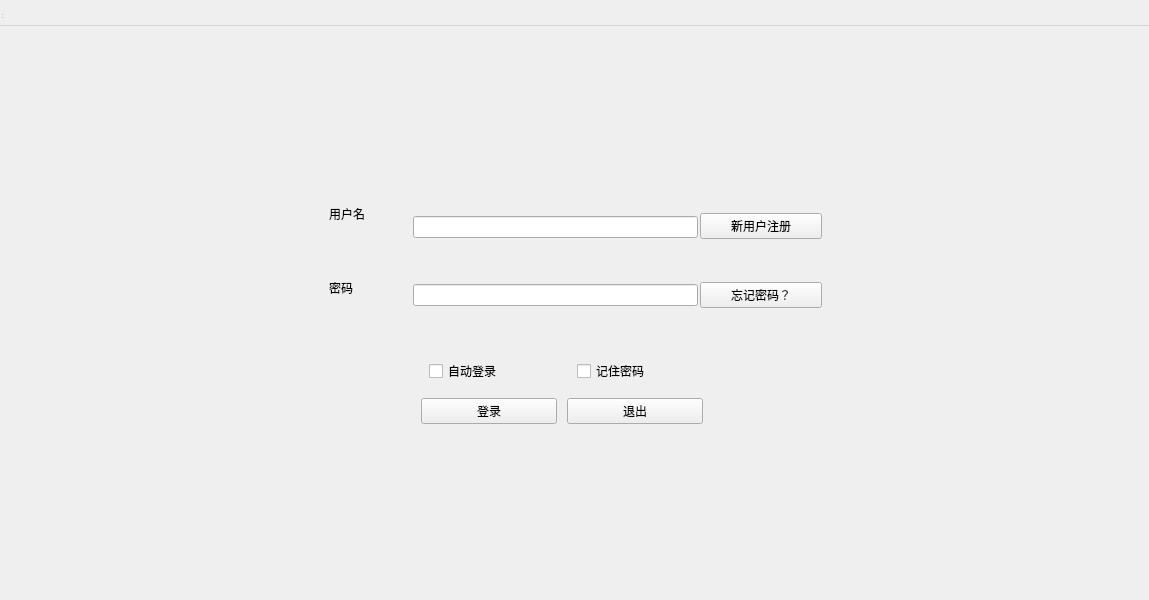
<?xml version="1.0" encoding="UTF-8"?>
<ui version="4.0">
 <class>LogInWindow</class>
 <widget class="QWidget" name="LogInWindow">
  <property name="geometry">
   <rect>
    <x>0</x>
    <y>0</y>
    <width>1149</width>
    <height>600</height>
   </rect>
  </property>
  <property name="sizePolicy">
   <sizepolicy hsizetype="Expanding" vsizetype="Expanding">
    <horstretch>0</horstretch>
    <verstretch>0</verstretch>
   </sizepolicy>
  </property>
  <property name="windowTitle">
   <string>MainWindow</string>
  </property>
  <widget class="QWidget" name="centralwidget">
   <property name="geometry">
    <rect>
     <x>0</x>
     <y>0</y>
     <width>1151</width>
     <height>601</height>
    </rect>
   </property>
   <property name="sizePolicy">
    <sizepolicy hsizetype="Expanding" vsizetype="Expanding">
     <horstretch>0</horstretch>
     <verstretch>0</verstretch>
    </sizepolicy>
   </property>
   <layout class="QGridLayout" name="gridLayout" rowstretch="2,3,2" columnstretch="2,3,2">
    <item row="0" column="1">
     <spacer name="verticalSpacer">
      <property name="orientation">
       <enum>Qt::Vertical</enum>
      </property>
      <property name="sizeHint" stdset="0">
       <size>
        <width>20</width>
        <height>40</height>
       </size>
      </property>
     </spacer>
    </item>
    <item row="1" column="2">
     <spacer name="horizontalSpacer_2">
      <property name="orientation">
       <enum>Qt::Horizontal</enum>
      </property>
      <property name="sizeHint" stdset="0">
       <size>
        <width>40</width>
        <height>20</height>
       </size>
      </property>
     </spacer>
    </item>
    <item row="1" column="1">
     <layout class="QVBoxLayout" name="total_layout" stretch="5,1,1">
      <property name="spacing">
       <number>4</number>
      </property>
      <item>
       <layout class="QHBoxLayout" name="user" stretch="2,7,3">
        <property name="spacing">
         <number>2</number>
        </property>
        <item>
         <layout class="QVBoxLayout" name="verticalLayout_2" stretch="0,4,7,0">
          <item>
           <widget class="QLabel" name="label">
            <property name="text">
             <string/>
            </property>
           </widget>
          </item>
          <item>
           <widget class="QLabel" name="name_lb">
            <property name="sizePolicy">
             <sizepolicy hsizetype="Preferred" vsizetype="Preferred">
              <horstretch>0</horstretch>
              <verstretch>0</verstretch>
             </sizepolicy>
            </property>
            <property name="text">
             <string>用户名</string>
            </property>
           </widget>
          </item>
          <item>
           <widget class="QLabel" name="password_lb">
            <property name="enabled">
             <bool>true</bool>
            </property>
            <property name="sizePolicy">
             <sizepolicy hsizetype="Preferred" vsizetype="Preferred">
              <horstretch>0</horstretch>
              <verstretch>0</verstretch>
             </sizepolicy>
            </property>
            <property name="text">
             <string>密码</string>
            </property>
           </widget>
          </item>
          <item>
           <widget class="QLabel" name="label_2">
            <property name="text">
             <string/>
            </property>
           </widget>
          </item>
         </layout>
        </item>
        <item>
         <layout class="QVBoxLayout" name="verticalLayout" stretch="4,3">
          <item>
           <widget class="QLineEdit" name="name_le"/>
          </item>
          <item>
           <widget class="QLineEdit" name="pwd_le">
            <property name="echoMode">
             <enum>QLineEdit::Password</enum>
            </property>
           </widget>
          </item>
         </layout>
        </item>
        <item>
         <layout class="QVBoxLayout" name="verticalLayout_3">
          <item>
           <widget class="QPushButton" name="register_btn">
            <property name="text">
             <string>新用户注册</string>
            </property>
           </widget>
          </item>
          <item>
           <widget class="QPushButton" name="forgetpwd_btn">
            <property name="text">
             <string>忘记密码？</string>
            </property>
           </widget>
          </item>
         </layout>
        </item>
       </layout>
      </item>
      <item>
       <layout class="QHBoxLayout" name="settings" stretch="2,3,3,2">
        <item>
         <widget class="QLabel" name="empty_left_lb">
          <property name="text">
           <string/>
          </property>
         </widget>
        </item>
        <item>
         <widget class="QCheckBox" name="autologin_cb">
          <property name="text">
           <string>自动登录</string>
          </property>
         </widget>
        </item>
        <item>
         <widget class="QCheckBox" name="remempwd_btn">
          <property name="text">
           <string>记住密码</string>
          </property>
         </widget>
        </item>
        <item>
         <widget class="QLabel" name="empty_right">
          <property name="text">
           <string/>
          </property>
         </widget>
        </item>
       </layout>
      </item>
      <item>
       <layout class="QHBoxLayout" name="buttons" stretch="3,5,5,4">
        <property name="spacing">
         <number>10</number>
        </property>
        <property name="sizeConstraint">
         <enum>QLayout::SetDefaultConstraint</enum>
        </property>
        <item>
         <widget class="QLabel" name="empty_left_lb_2">
          <property name="text">
           <string/>
          </property>
         </widget>
        </item>
        <item>
         <widget class="QPushButton" name="login_btn">
          <property name="text">
           <string>登录</string>
          </property>
         </widget>
        </item>
        <item>
         <widget class="QPushButton" name="cancel_btn">
          <property name="text">
           <string>退出</string>
          </property>
         </widget>
        </item>
        <item>
         <widget class="QLabel" name="empty_right_lb">
          <property name="text">
           <string/>
          </property>
         </widget>
        </item>
       </layout>
      </item>
     </layout>
    </item>
    <item row="1" column="0">
     <spacer name="horizontalSpacer">
      <property name="orientation">
       <enum>Qt::Horizontal</enum>
      </property>
      <property name="sizeHint" stdset="0">
       <size>
        <width>40</width>
        <height>20</height>
       </size>
      </property>
     </spacer>
    </item>
    <item row="2" column="1">
     <spacer name="verticalSpacer_2">
      <property name="orientation">
       <enum>Qt::Vertical</enum>
      </property>
      <property name="sizeHint" stdset="0">
       <size>
        <width>20</width>
        <height>40</height>
       </size>
      </property>
     </spacer>
    </item>
   </layout>
  </widget>
  <widget class="QMenuBar" name="menubar">
   <property name="geometry">
    <rect>
     <x>0</x>
     <y>0</y>
     <width>1149</width>
     <height>26</height>
    </rect>
   </property>
  </widget>
  <widget class="QStatusBar" name="statusbar">
   <property name="geometry">
    <rect>
     <x>0</x>
     <y>0</y>
     <width>3</width>
     <height>20</height>
    </rect>
   </property>
  </widget>
 </widget>
 <resources/>
 <connections>
  <connection>
   <sender>cancel_btn</sender>
   <signal>clicked()</signal>
   <receiver>LogInWindow</receiver>
   <slot>close()</slot>
   <hints>
    <hint type="sourcelabel">
     <x>615</x>
     <y>406</y>
    </hint>
    <hint type="destinationlabel">
     <x>574</x>
     <y>299</y>
    </hint>
   </hints>
  </connection>
 </connections>
</ui>
